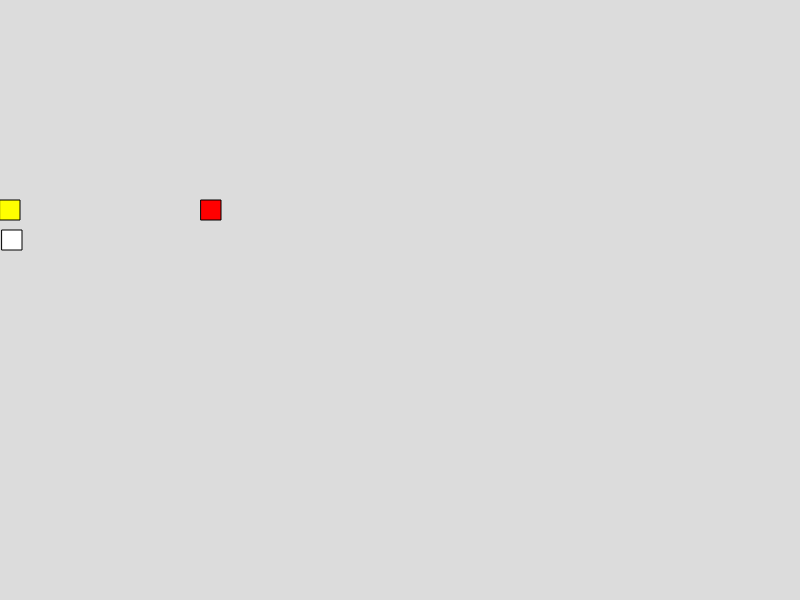
Frame 1 (no input)
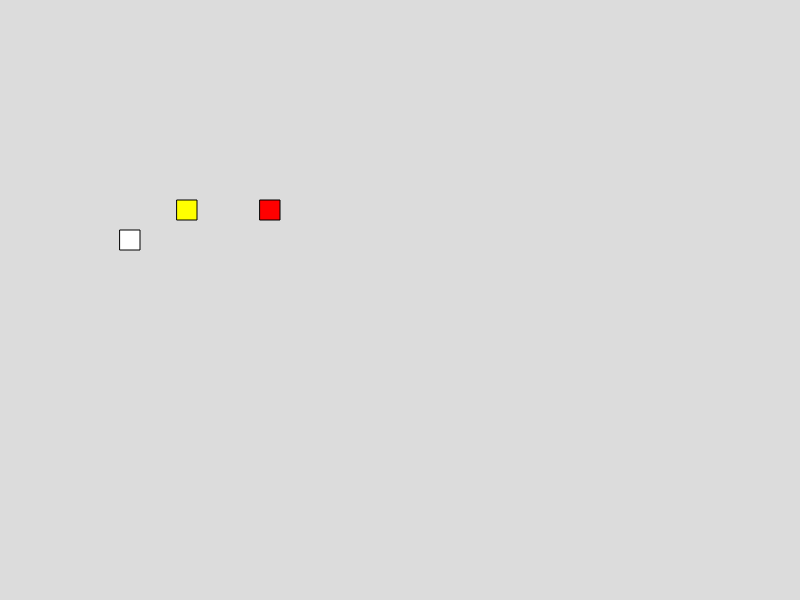
Frame 60 (no input)
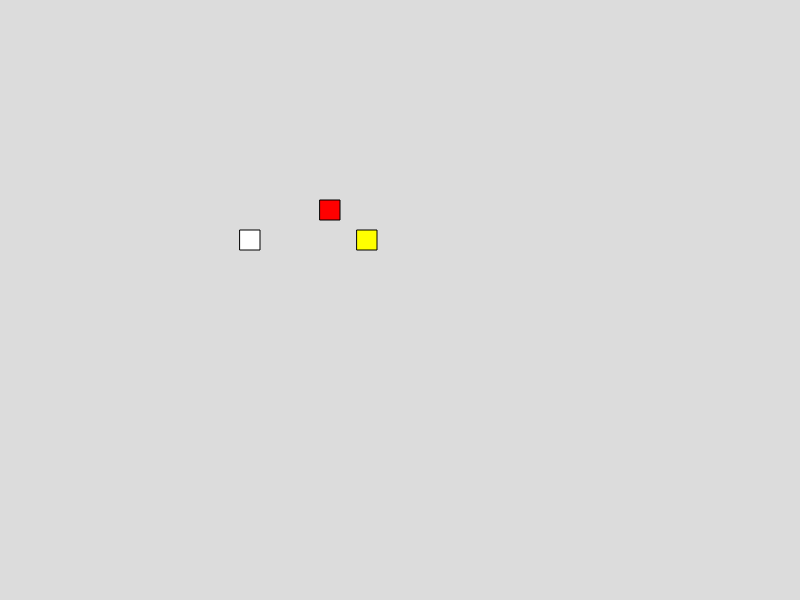
Frame 120 (the mouse pressed at the canvas centre since frame 60)

The p5.js sketch that drew these frames (run headless with seeded random() and noise() and a simulated clock; from frame 60 on, the mouse is pressed at the canvas centre):

// p5.js sketch
// ── sketch.js
function setup() {
  createCanvas(800, 600);
  background(220);
}
//-----------------------
let Xposition1 = 200
let Xposition2 = 0
let Yposition1 = 200
let Yposition2 = 200
let Yposition3 = 230
let Xposition3 = 0
//--------------------------
let carsize = 20
let distance = carsize + 40
//--------------------------
function draw() {
  background(220);
  Xposition1 += 1
  Xposition3 += 2
 //---------
 fill(255, 0,0);
 rect(0+Xposition1, 0+Yposition1, carsize, carsize);
 fill(255, 255,0);
 rect(0+Xposition2, 0+Yposition2, carsize, carsize);
 fill(255, 255,255);
 rect(0+Xposition3, 0+Yposition3, carsize, carsize);
  
 
 //--------------------------
  
 
 //-------------------------- 

  //------
  if (Xposition2 >= Xposition1 - distance) {
    Xposition2 += 3
    Yposition2 += 2
   } 
   else if (Xposition2 >= Xposition3 - distance) {
    Xposition2 += 3
    Yposition2 -= 2
   }
   
  else if (Xposition2 >= Xposition3 - distance && Xposition2 >= Xposition1 - distance) {
    Xposition2 += 1
    Yposition2 += 0
   }
    
   else if (Xposition2 >= Xposition1 - distance && Yposition2 <= Yposition3 - 30) {

    Xposition2 += 3
    Yposition2 += 2
   }
   else if (Xposition2 >= Xposition1 - distance && Yposition2 == Yposition1 || Xposition2 >= Xposition3 - distance && Yposition2 == Yposition3) {

    Xposition2 += 2
    
   }
   else if (Xposition2 < Xposition1 - distance && Yposition2 == Yposition1 || Xposition2 < Xposition3 && Yposition2 == Xposition3) {
    Xposition2 += 3
   }
   
    else {

    Xposition2 += 3
   }
   //------------------------------

   

   //------------------------------
   if (Xposition3 >= 820) {
    
    Xposition3 = 30
   
   }
   //------------------------------
   if (Yposition2 >= 230) {
    Yposition2 = 230
   }
   if (Yposition2 <= 200) {
    Yposition2 = 200
   }
   if(Xposition2 > 825 && Yposition2 <= 200) {

     Xposition2 = 0
     Yposition2 = 200
   }
   else if (Xposition2 > 825 && Yposition2 >= 230) {
    Xposition2 = 0
    Yposition2 = 230
   }
   //------------------------------
   if (Xposition1 > 890) {
    Xposition1 = 0
   }
   
   
   
}









// let X1 = 200
// let X2 = 0
// let Y2 = 200
// let X3 = 0
// let Y3 = 175


// function draw() {
  
//   rect(0+X1, 200, 20, 20);
//   rect(0+X2, 0+Y2, 20, 20);
//   rect(0+X3, 0+Y3, 20, 20);
  
 
//  if (X2 >= X1 - 25) {

//     X2 += 1
//     X1 += 2
//    }
//    else {
//     X2 += 3
//     X1 += 2
//    }

// if (X1 = 825) {
//   X1 = 200
// }
// if (X2 = 825) {
//   X2 = 0
// }
// }
  
  
